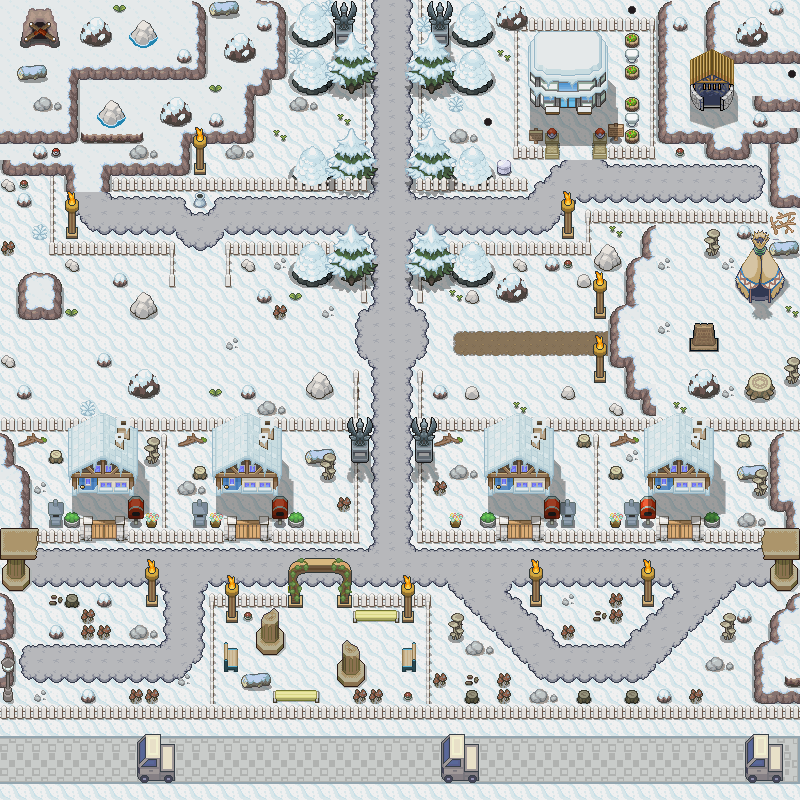

Rendered tile map (Tiled .tmx) drawn with the repository's tilesets; below, a short description and the map source with its tile grids summarised:
An orthogonal 50x50 tile map with 16x16 px tiles, 17 tile layers (ground, way, bottomtree, barriere, ...), 2 tilesets and 130 objects (126x collision, spawn pokecenter_0 0, switch pokecenter_0 0, switch map_0 0, spawn map_0 0).

<map version="1.10" tiledversion="1.11.0" orientation="orthogonal" renderorder="right-down" width="50" height="50" tilewidth="16" tileheight="16" infinite="0" nextlayerid="23" nextobjectid="250">
 <tileset firstgid="1" source="tileset/tileset_pokemon_sdk.tsx" />
 <tileset firstgid="4257" source="tileset/tileset4g.tsx" />
 <layer id="1" name="ground" width="50" height="50">
  <data>[2500 cells, 2500 non-empty, 2 distinct tile ids]</data>
 </layer>
 <layer id="9" name="way" width="50" height="50">
  <data>[2500 cells, 578 non-empty, 37 distinct tile ids]</data>
 </layer>
 <layer id="22" name="bottomtree" width="50" height="50">
  <data>[2500 cells, 10 non-empty, 5 distinct tile ids]</data>
 </layer>
 <layer id="15" name="barriere" width="50" height="50">
  <data>[2500 cells, 262 non-empty, 18 distinct tile ids]</data>
 </layer>
 <layer id="21" name="down decoration" width="50" height="50">
  <data>[2500 cells, 246 non-empty, 103 distinct tile ids]</data>
 </layer>
 <layer id="18" name="down down decoration" width="50" height="50">
  <data>[2500 cells, 69 non-empty, 50 distinct tile ids]</data>
 </layer>
 <layer id="20" name="player" width="50" height="50">
  <data>[2500 cells, 0 non-empty, 0 distinct tile ids]</data>
 </layer>
 <layer id="7" name="decoration" width="50" height="50">
  <data>[2500 cells, 90 non-empty, 45 distinct tile ids]</data>
 </layer>
 <layer id="10" name="down tree" width="50" height="50">
  <data>[2500 cells, 48 non-empty, 9 distinct tile ids]</data>
 </layer>
 <layer id="8" name="tree" width="50" height="50">
  <data>[2500 cells, 156 non-empty, 33 distinct tile ids]</data>
 </layer>
 <layer id="11" name="high tree" width="50" height="50">
  <data>[2500 cells, 0 non-empty, 0 distinct tile ids]</data>
 </layer>
 <layer id="6" name="relief" width="50" height="50">
  <data>[2500 cells, 84 non-empty, 13 distinct tile ids]</data>
 </layer>
 <layer id="16" name="high decoration" width="50" height="50">
  <data>[2500 cells, 325 non-empty, 80 distinct tile ids]</data>
 </layer>
 <layer id="17" name="high high decoration" width="50" height="50">
  <data>[2500 cells, 66 non-empty, 27 distinct tile ids]</data>
 </layer>
 <layer id="13" name="house" width="50" height="50">
  <data>[2500 cells, 259 non-empty, 115 distinct tile ids]</data>
 </layer>
 <layer id="12" name="down snow" width="50" height="50">
  <data>[2500 cells, 194 non-empty, 44 distinct tile ids]</data>
 </layer>
 <layer id="5" name="snow" width="50" height="50">
  <data>[2500 cells, 133 non-empty, 29 distinct tile ids]</data>
 </layer>
 <group id="2" name="Objet">
  <objectgroup id="19" name="collision" visible="0">
   <object id="120" name="collision" x="352" y="0" width="16" height="192" />
   <object id="121" name="collision" x="416" y="0" width="16" height="192" />
   <object id="122" name="collision" x="112" y="176" width="240" height="16" />
   <object id="123" name="collision" x="192" y="192" width="16" height="16" />
   <object id="124" name="collision" x="48" y="224" width="32" height="32" />
   <object id="125" name="collision" x="96" y="160" width="16" height="32" />
   <object id="126" name="collision" x="112" y="160" width="32" height="16" />
   <object id="127" name="collision" x="128" y="128" width="16" height="32" />
   <object id="128" name="collision" x="32" y="128" width="96" height="16" />
   <object id="129" name="collision" x="32" y="144" width="16" height="32" />
   <object id="130" name="collision" x="48" y="160" width="16" height="64" />
   <object id="131" name="collision" x="16" y="160" width="16" height="16" />
   <object id="132" name="collision" x="0" y="176" width="16" height="16" />
   <object id="133" name="collision" x="16" y="192" width="16" height="16" />
   <object id="134" name="collision" x="32" y="224" width="16" height="16" />
   <object id="135" name="collision" x="0" y="240" width="16" height="16" />
   <object id="136" name="collision" x="16" y="272" width="48" height="48" />
   <object id="137" name="collision" x="80" y="240" width="96" height="16" />
   <object id="138" name="collision" x="160" y="256" width="16" height="32" />
   <object id="139" name="collision" x="0" y="352" width="16" height="16" />
   <object id="141" name="collision" x="64" y="256" width="16" height="16" />
   <object id="142" name="collision" x="112" y="272" width="16" height="16" />
   <object id="143" name="collision" x="16" y="384" width="16" height="16" />
   <object id="145" name="collision" x="80" y="400" width="16" height="16" />
   <object id="146" name="collision" x="96" y="352" width="16" height="16" />
   <object id="147" name="collision" x="128" y="304" width="32" height="16" />
   <object id="148" name="collision" x="112" y="269.667" />
   <object id="149" name="collision" x="128" y="384" width="32" height="16" />
   <object id="150" name="collision" x="240" y="256" width="16" height="16" />
   <object id="151" name="collision" x="256" y="288" width="16" height="16" />
   <object id="152" name="collision" x="240" y="384" width="16" height="16" />
   <object id="153" name="collision" x="256" y="400" width="32" height="16" />
   <object id="154" name="collision" x="304" y="384" width="32" height="16" />
   <object id="155" name="collision" x="272" y="304" width="16" height="16" />
   <object id="156" name="collision" x="288" y="256" width="80" height="32" />
   <object id="157" name="collision" x="224" y="240" width="16" height="48" />
   <object id="158" name="collision" x="240" y="240" width="128" height="16" />
   <object id="159" name="collision" x="352" y="288" width="16" height="16" />
   <object id="160" name="collision" x="352" y="368" width="16" height="144" />
   <object id="161" name="collision" x="352" y="512" width="16" height="32" />
   <object id="162" name="collision" x="0" y="528" width="352" height="16" />
   <object id="163" name="collision" x="0" y="416" width="352" height="16" />
   <object id="164" name="collision" x="0" y="544" width="32" height="48" />
   <object id="165" name="collision" x="0" y="592" width="16" height="128" />
   <object id="166" name="collision" x="16" y="704" width="656" height="16" />
   <object id="167" name="collision" x="672" y="704" width="128" height="16" />
   <object id="168" name="collision" x="752" y="640" width="16" height="64" />
   <object id="169" name="collision" x="768" y="608" width="16" height="32" />
   <object id="170" name="collision" x="768" y="560" width="32" height="32" />
   <object id="171" name="collision" x="784" y="592" width="16" height="16" />
   <object id="172" name="collision" x="416" y="368" width="16" height="176" />
   <object id="173" name="collision" x="432" y="416" width="368" height="16" />
   <object id="174" name="collision" x="432" y="528" width="368" height="16" />
   <object id="175" name="collision" x="784" y="544" width="16" height="16" />
   <object id="176" name="collision" x="432" y="176" width="96" height="16" />
   <object id="177" name="collision" x="496" y="160" width="16" height="16" />
   <object id="178" name="collision" x="512" y="144" width="48" height="16" />
   <object id="179" name="collision" x="512" y="16" width="16" height="128" />
   <object id="180" name="collision" x="528" y="96" width="32" height="16" />
   <object id="181" name="collision" x="576" y="96" width="32" height="16" />
   <object id="182" name="collision" x="592" y="16" width="16" height="80" />
   <object id="183" name="collision" x="592" y="144" width="64" height="16" />
   <object id="184" name="collision" x="656" y="128" width="64" height="16" />
   <object id="185" name="collision" x="704" y="144" width="48" height="16" />
   <object id="186" name="collision" x="752" y="128" width="16" height="16" />
   </objectgroup>
  <objectgroup id="4" name="interface">
   <!-- 4 objects omitted --></objectgroup>
 </group>
</map>
<!-- 65 of 130 objects omitted -->
